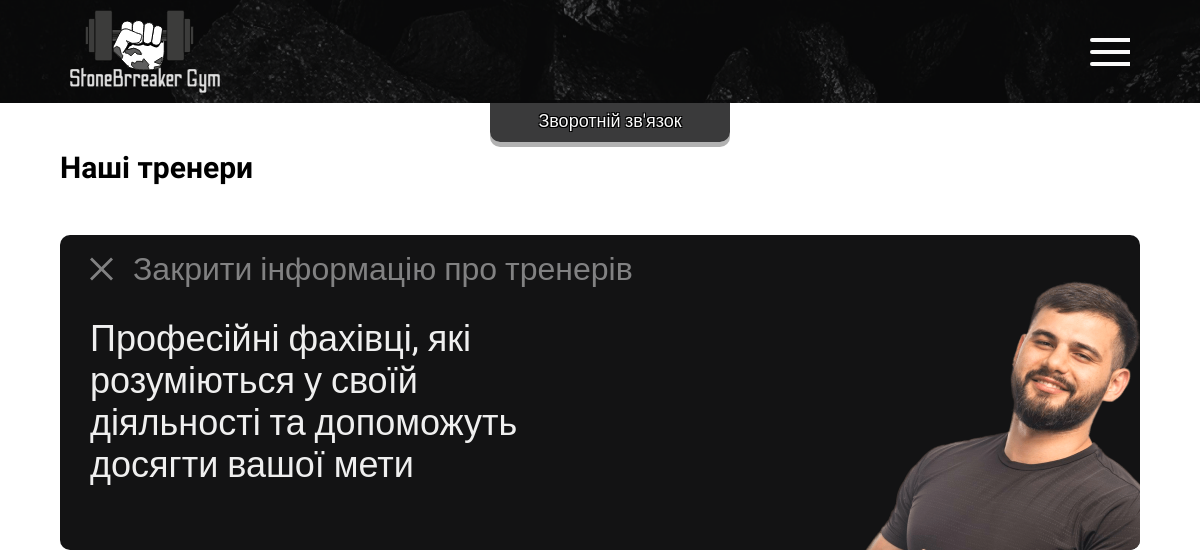
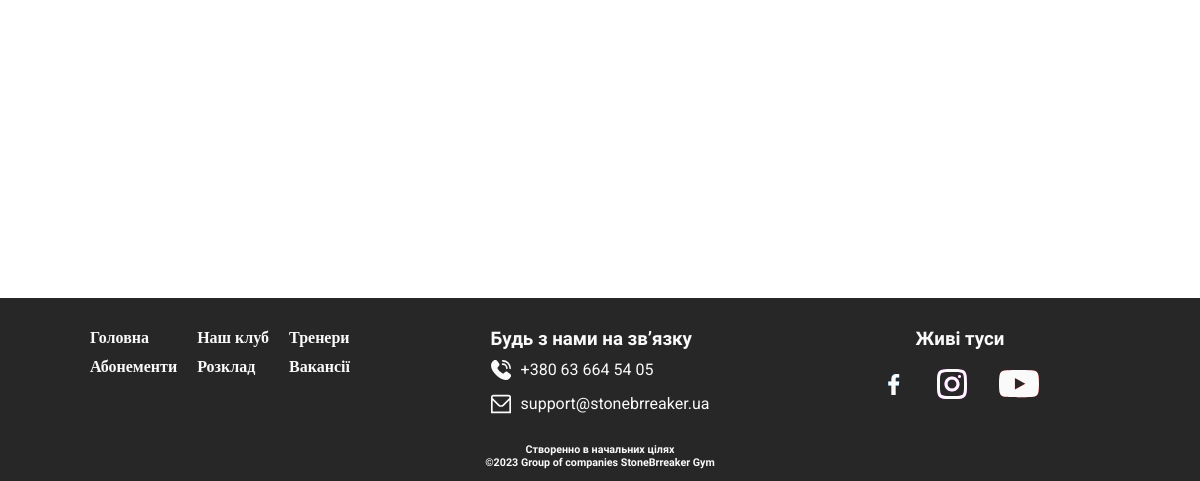
The page /trainers.php on the database as committed earlier (2 pictures, top to bottom).
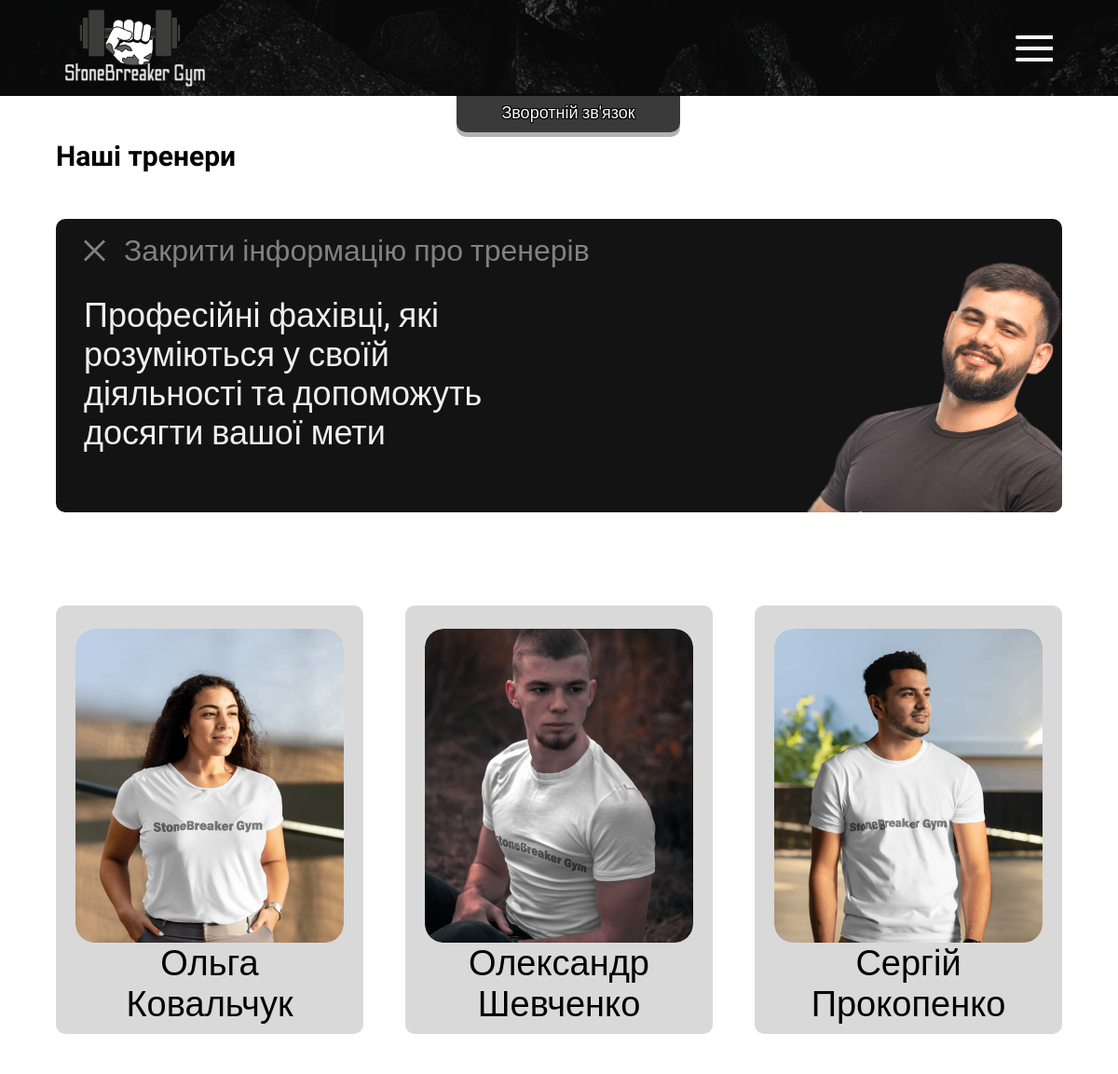
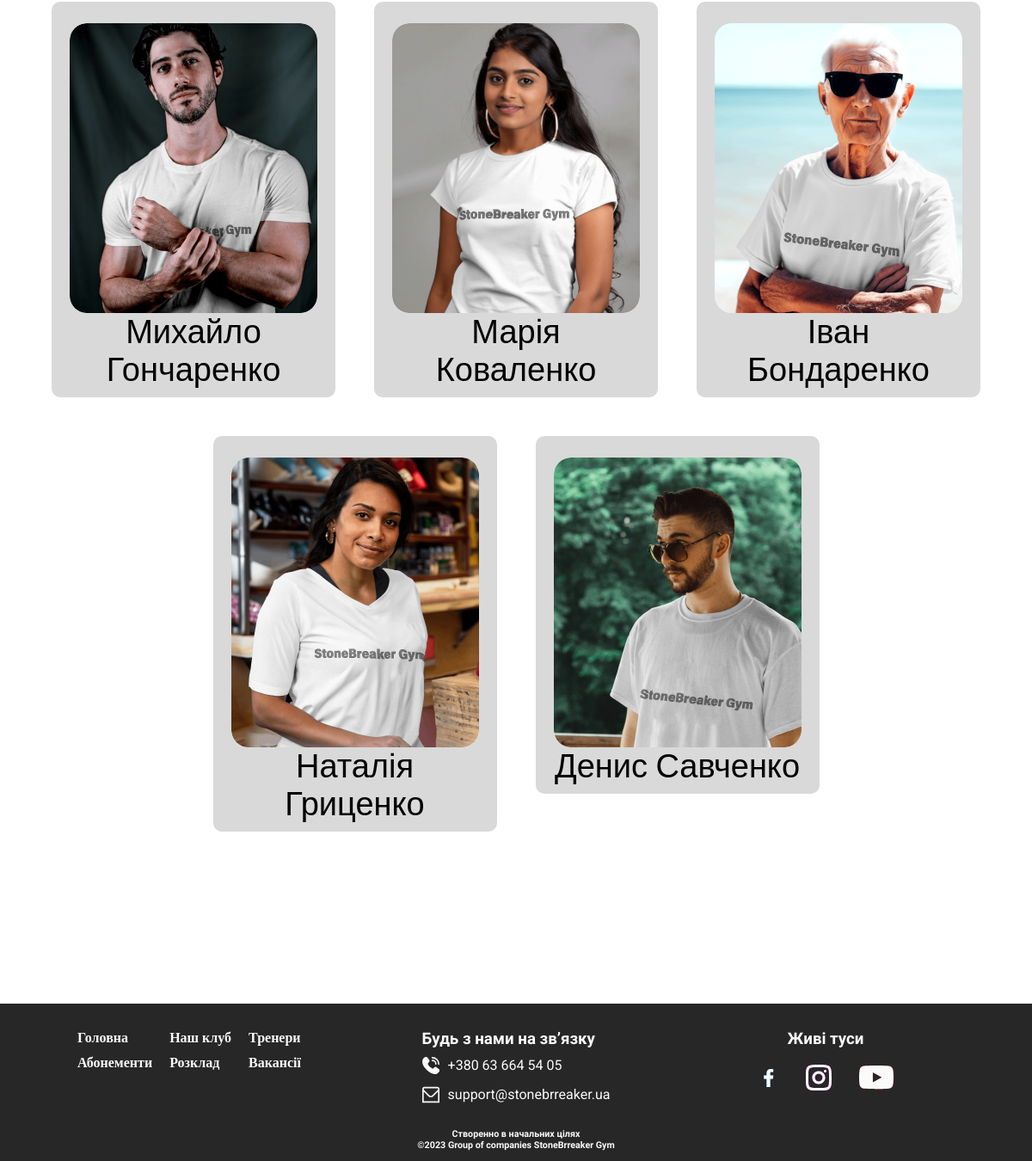
The same page on the database as committed later (2 pictures, top to bottom).
### tables this page shows
CREATE TABLE `trainers` (
  `id` smallint NOT NULL,
  `id_train_home` smallint DEFAULT NULL,
  `image` varchar(255) DEFAULT NULL,
  `name` varchar(50) DEFAULT NULL,
  `trainers_type` smallint DEFAULT NULL,
  `information` text,
  `certificate` tinyint(1) DEFAULT NULL
);

### trainers.php (the view, shortened to what this page needs)
<!DOCTYPE html>
<html lang="ukr">
<head>
   <link rel="stylesheet" type="text/css" href="css/style_trainers.css">
   <link rel="stylesheet" type="text/css" href="css/zero.css">
   <link rel="stylesheet" type="text/css" href="css/style_feedback.css">
</head>
<?
$connect_bd = mysqli_connect("localhost", "root", "", "StoneBreaker");
?>
<body>
   <div class="wrapper">
      <header class="navigator">
         <div class="conteiner">
            <div class="navigator__row">
               <a href="index.php"><img src="img/logo_1.svg" alt="" class="navigator__logo">
               </a>
               <div class="navigator__connect">
                  <a href="#" class="navigator__con feedbackOpen">Зворотній зв'язок</a>
               </div>
               <div class="navigator__burger">
                  <span></span>
               </div>
            </div>
         </div>
      </header>
      <main class="content">
         <div class="conteiner">
            <div class="trainers__flex">
               <h2 class="trainers__title title">Наші тренери</h2>
               <div class="trainers__banner">
                  <div class="trainers__banner-open">
                     <div class="cross"><img src="img/trainers/cross.svg" alt="cross">Закрити інформацію про тренерів
                     </div>
                     <div class="trainers__text"> Професійні фахівці, які розуміються у своїй діяльності та допоможуть
                        досягти вашої мети</div>
                     <img src="img/trainers/boy.png" alt="boy" class="trainers__img-banner">
                  </div>
               </div>
               <div class="trainers__block">
                  <? $tr = mysqli_query($connect_bd, "SELECT `trainers`.*, `trainers_types`.`name_vacancies` FROM `trainers`, `trainers_types` WHERE `trainers`.`trainers_type`=`trainers_types`.`id_trainers_type`");
                  while ($resTr = mysqli_fetch_assoc($tr)) {
                  ?>
                     <div class="trainers__carts">
                        <a href="trainers-act.php?id=<? echo $resTr['id'] ?>">
                           <img src="img/trainers/<? echo $resTr['image']; ?>" alt="photo-trainers" class="trainers__carts-image">
                           <div class="trainers__carts-names"><? echo $resTr['name']; ?></div>
                        </a>
                     </div>
                  <?
                  }
                  ?>
               </div>
            </div>
         </div>
      </main>
      <footer class="footer">
         <div class="conteiner">
            <div class="footer__row">
               <div class="footer__body">
                  <div class="footer__menu menu">
                     <ul class="footer__punct-menu">
                        <li class="navigator__grid-1 navigator__grid"><a href="index.php">Головна</a></li>
                        <li class="navigator__grid-2 navigator__grid"><a href="our-club.php">Наш клуб</a></li>
                        <li class="navigator__grid-3 navigator__grid"><a href="subscription.php">Абонементи</a></li>
                        <li class="navigator__grid-4 navigator__grid"><a href="timetable.php">Розклад</a></li>
                        <li class="navigator__grid-5 navigator__grid"><a href="vacancies.php">Вакансії</a></li>
                        <li class="navigator__grid-6 navigator__grid"><a href="trainers.php">Тренери</a></li>
                     </ul>
                  </div>
                  <ul class="footer__connection">
                     <h3 class="footer__title">Будь з нами на зв’язку</h3>
                     <div class="footer__num">
                        <li><a href="tel:+380636645405">+380 63 664 54
                              05</a></li>
                     </div>
                     <div class="footer__email">
                        <li><a href="mailto:156student@mksumdu.info" class="footer__email">support@stonebrreaker.ua</a>
                        </li>
                     </div>
                  </ul>
                  <div class="footer__media">
                     <h3 class="footer__title">Живі туси</h3>
                     <div class="footer__icon">
                        <a class="footer__facebook" href="https://www.facebook.com/?locale=uk_UA" target="_blank"><img src="img/icon/icons8-facebook-f.svg" alt="Facebook"></a>
                        <a class="footer__insta" href="https://www.instagram.com/" target="_blank"><img src="img/icon/icons8-instagram.svg" alt="Instagram"></a>
                        <a class="footer__youtube" href="https://www.youtube.com/" target="_blank"><img src="img/icon/Vector.svg" alt="You Tube"></a>
                     </div>
                  </div>
               </div>
               <div class="footer__copirate">
                  <h6 style="text-align: center;">Створенно в начальних цілях <br>©2023 Group of companies StoneBrreaker
                     Gym</h6>
               </div>
            </div>
         </div>
      </footer>
   </div>
</body>
</html>

Rows that differ between the two databases and show on the page:
now on this page (row edited): trainers: image (picture), name "Ольга Ковальчук"
now on this page (row edited): trainers: image (picture), name "Олександр Шевченко"
now on this page (row edited): trainers: image (picture), name "Сергій Прокопенко"
now on this page (row edited): trainers: image (picture), name "Михайло Гончаренко"
now on this page (row edited): trainers: image (picture), name "Марія Коваленко"
now on this page (row edited): trainers: image (picture), name "Іван Бондаренко"
now on this page (row edited): trainers: image (picture), name "Наталія Гриценко"
now on this page (row edited): trainers: image (picture), name "Денис Савченко"
